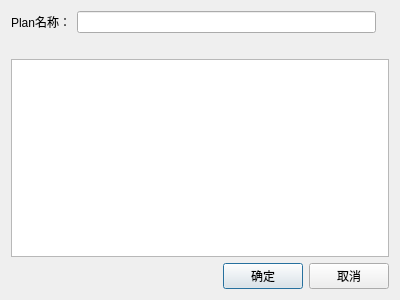
<?xml version="1.0" encoding="UTF-8"?>
<ui version="4.0">
 <class>PlanDialog</class>
 <widget class="QDialog" name="PlanDialog">
  <property name="geometry">
   <rect>
    <x>0</x>
    <y>0</y>
    <width>400</width>
    <height>300</height>
   </rect>
  </property>
  <property name="windowTitle">
   <string>Dialog</string>
  </property>
  <layout class="QVBoxLayout" name="verticalLayout">
   <item>
    <layout class="QHBoxLayout" name="horizontalLayout">
     <item>
      <widget class="QLabel" name="label">
       <property name="text">
        <string>Plan名称：</string>
       </property>
      </widget>
     </item>
     <item>
      <widget class="QLineEdit" name="lineEdit_planName"/>
     </item>
     <item>
      <widget class="QLabel" name="label_warning">
       <property name="text">
        <string/>
       </property>
      </widget>
     </item>
    </layout>
   </item>
   <item>
    <widget class="QLabel" name="label_info">
     <property name="text">
      <string/>
     </property>
    </widget>
   </item>
   <item>
    <widget class="QListWidget" name="listWidget_plan"/>
   </item>
   <item>
    <layout class="QHBoxLayout" name="horizontalLayout_2">
     <item>
      <spacer name="horizontalSpacer">
       <property name="orientation">
        <enum>Qt::Horizontal</enum>
       </property>
       <property name="sizeHint" stdset="0">
        <size>
         <width>40</width>
         <height>20</height>
        </size>
       </property>
      </spacer>
     </item>
     <item>
      <widget class="QPushButton" name="btn_ok">
       <property name="text">
        <string>确定</string>
       </property>
      </widget>
     </item>
     <item>
      <widget class="QPushButton" name="btn_cancel">
       <property name="text">
        <string>取消</string>
       </property>
      </widget>
     </item>
    </layout>
   </item>
  </layout>
 </widget>
 <resources/>
 <connections/>
</ui>
